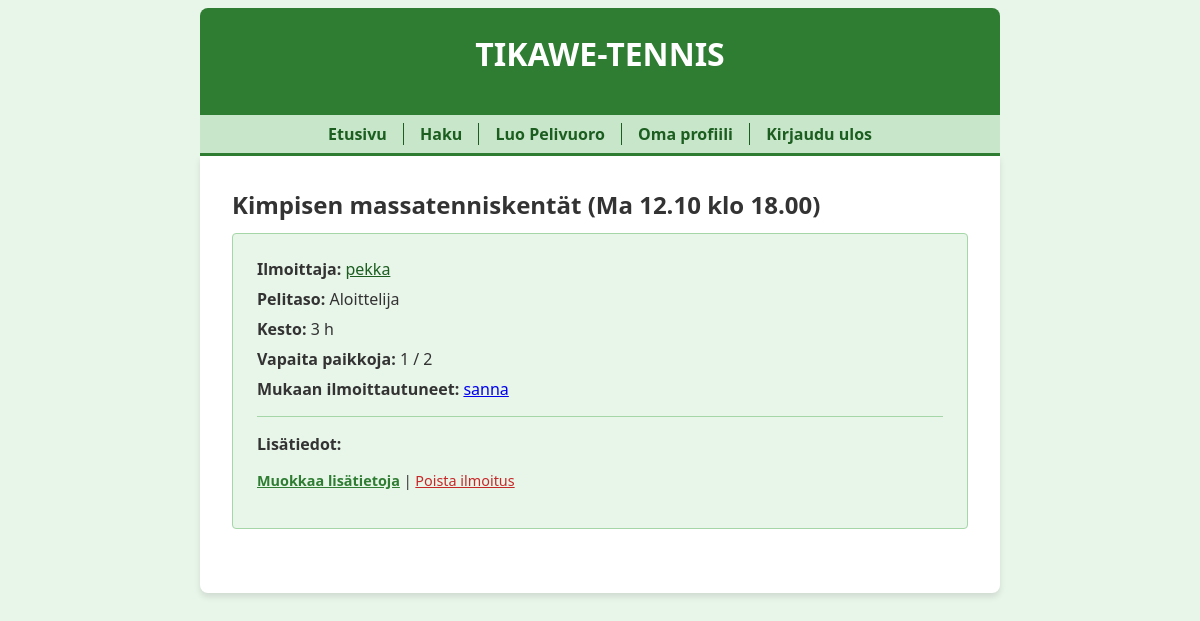
The app's page /thread/1 (signed in) with its own data.
### tables this page shows
CREATE TABLE threads (
    id INTEGER PRIMARY KEY,
    peliaika TEXT,
    pelipaikka TEXT,
    pelitaso TEXT,
    pelaajien_maara INTEGER,
    kesto INTEGER,
    user_id INTEGER REFERENCES users
);

CREATE TABLE users (
    id INTEGER PRIMARY KEY,
    username TEXT UNIQUE,
    password_hash TEXT,
    image BLOB
);

### app.py (the view)
@app.route("/thread/<int:thread_id>")
def show_thread(thread_id):
    if "user_id" not in session:
        flash("Kirjaudu sisään nähdäksesi ilmoituksen tarkemmat tiedot.")
        return redirect("/login")
    thread = forum.get_thread(thread_id)
    if not thread:
        abort(404)
    messages = forum.get_messages(thread_id)
    participants = forum.get_participants(thread_id)
    is_participant = any(p["id"] == session["user_id"] for p in participants)
    return render_template("thread.html", thread=thread, messages=messages, participants=participants, is_participant=is_participant)

### app.py (called while the page is built)
@app.template_filter()
def show_lines(content):
    content = str(markupsafe.escape(content))
    content = content.replace("\n", "<br />")
    return markupsafe.Markup(content)

@app.before_request
def before_request():
    g.start_time = time.time()

@app.after_request
def after_request(response):
    elapsed_time = round(time.time() - g.start_time, 2)
    print("elapsed time:", elapsed_time, "s")
    return response

### db.py (called while the page is built)
def get_connection():
    con = sqlite3.connect("database.db")
    con.execute("PRAGMA foreign_keys = ON")
    con.row_factory = sqlite3.Row
    return con

def query(sql, params=[]):
    con = get_connection()
    result = con.execute(sql, params).fetchall()
    con.close()
    return result

### forum.py (called while the page is built)
def get_thread(thread_id):
    sql = """SELECT t.id, t.peliaika, t.pelipaikka, t.pelitaso, t.pelaajien_maara, t.kesto, t.user_id, u.username as creator
             FROM threads t, users u
             WHERE t.user_id = u.id AND t.id = ?"""
    result = db.query(sql, [thread_id])
    return result[0] if result else None

def get_messages(thread_id):
    sql = """SELECT m.id, m.content, m.sent_at, m.user_id, u.username
             FROM messages m, users u
             WHERE m.user_id = u.id AND m.thread_id = ? AND m.status = 1
             ORDER BY m.id"""
    return db.query(sql, [thread_id])

def get_participants(thread_id):
    sql = """SELECT u.id, u.username
             FROM users u, participants p
             WHERE u.id = p.user_id AND p.thread_id = ?"""
    return db.query(sql, [thread_id])

### templates/thread.html (shortened to what this page needs)
{% extends "layout.html" %}
{% block content %}
  <h2>{{ thread.pelipaikka }} ({{ thread.peliaika }})</h2>
  <div style="background-color: #e8f5e9; padding: 1.5em; border-radius: 4px; border: 1px solid #a5d6a7; margin-bottom: 2em;">
    <p style="margin: 0 0 0.5em 0;"><strong>Ilmoittaja:</strong> <a href="/user/{{ thread.user_id }}" style="color: #1b5e20;">{{ thread.creator }}</a></p>
    <p style="margin: 0 0 0.5em 0;"><strong>Pelitaso:</strong> {{ thread.pelitaso }}</p>
    <p style="margin: 0 0 0.5em 0;"><strong>Kesto:</strong> {{ thread.kesto }} h</p>
    <p style="margin: 0 0 0.5em 0;"><strong>Vapaita paikkoja:</strong> {{ thread.pelaajien_maara - participants|length }} / {{ thread.pelaajien_maara }}</p>
    <p style="margin: 0 0 1em 0;">
      <strong>Mukaan ilmoittautuneet:</strong>
      {% if participants %}
        {% for p in participants %}<a href="/user/{{ p.id }}">{{ p.username }}</a>{% if not loop.last %}, {% endif %}{% endfor %}
      {% else %}
        <i>Ei vielä osallistujia</i>
      {% endif %}
    </p>
    {% if messages %}
    <hr style="border: 0; border-top: 1px solid #a5d6a7; margin: 1em 0;" />
    <div style="margin-bottom: 1em;">
      <strong style="display: block; margin-bottom: 0.5em;">Lisätiedot:</strong>
    </div>
    {% if session.user_id == thread.user_id %}
    <p style="font-size: 0.9em; margin: 0 0 1em 0;">
      <a href="/edit/{{ messages[0].id }}" style="color: #2e7d32; font-weight: bold;">Muokkaa lisätietoja</a> |
      <a href="/remove/{{ messages[0].id }}" style="color: #c62828;">Poista ilmoitus</a>
    </p>
    {% endif %}
    {% endif %}
  </div>
{% endblock %}

### static/main.css (style rules this page uses)
body { margin: auto; max-width: 50em; font-family: 'Segoe UI', Tahoma, Geneva, Verdana, sans-serif; background-color: #e8f5e9; color: #333; }
h1, h2, h3 { margin: 0 0 0.5em 0; }

### records on screen
threads: pelipaikka "Kimpisen massatenniskentät", peliaika "Ma 12.10 klo 18.00", pelitaso "Aloittelija", kesto "3", pelaajien_maara "2"
users: creator "pekka"
users: username "sanna"

### other values on screen
{{ thread.pelaajien_maara - participants|length }} "1"
